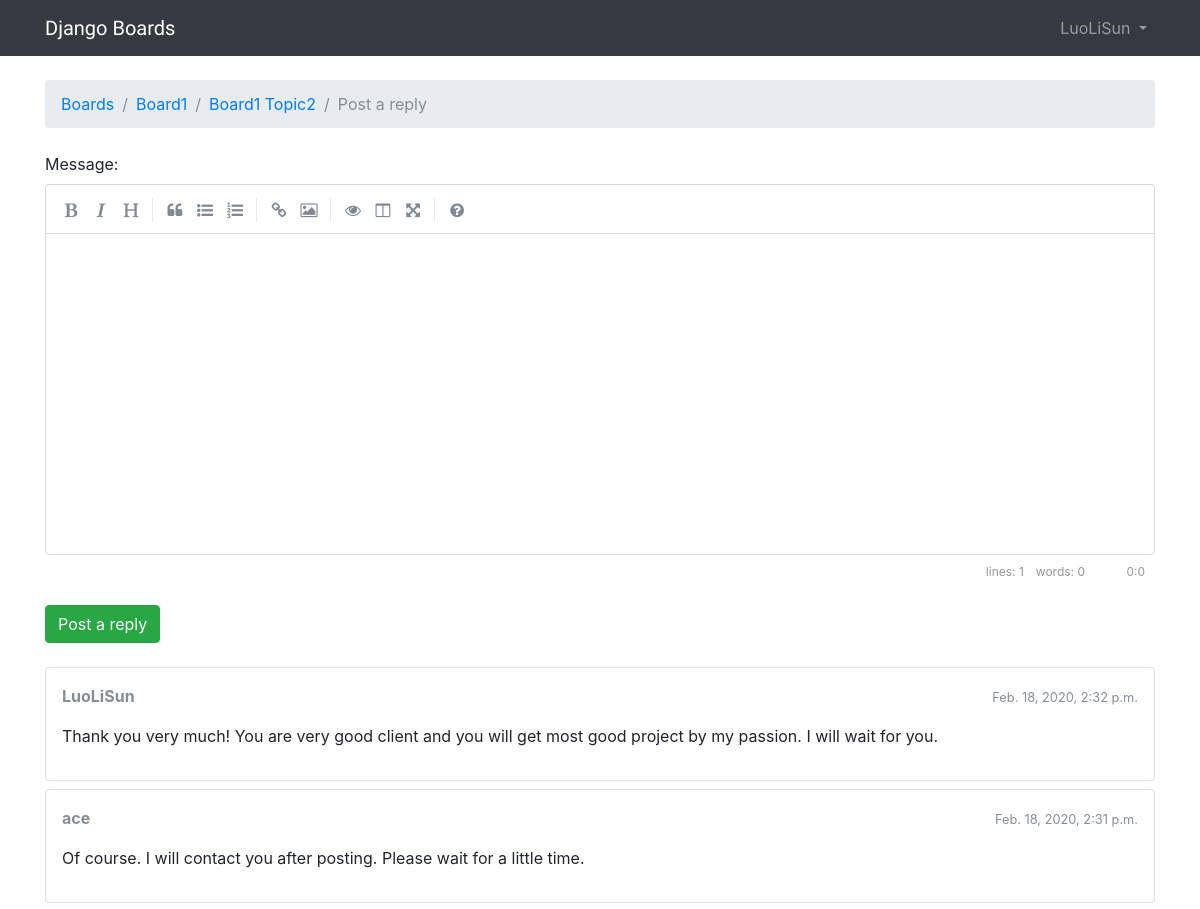
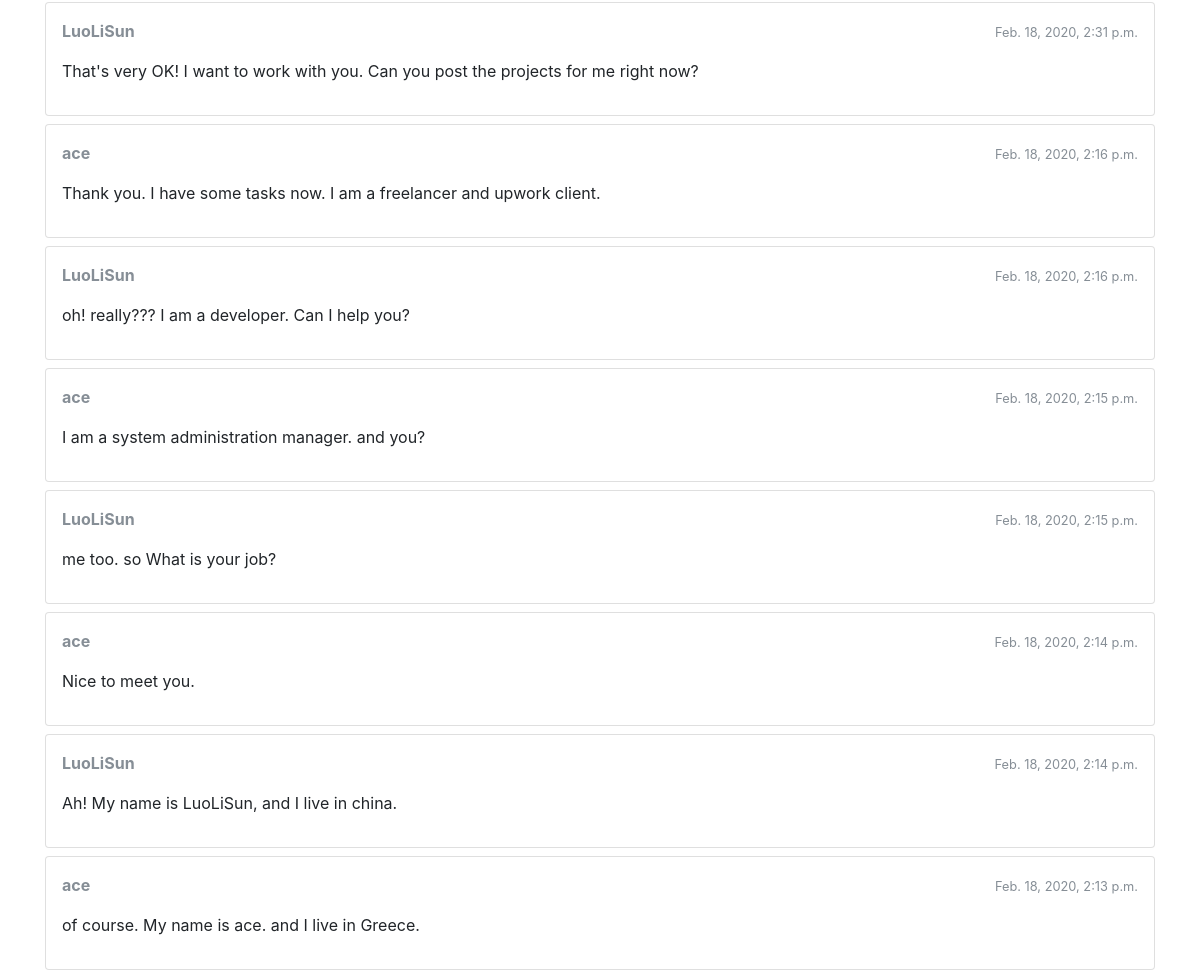
Page /boards/1/topics/2/reply/ (signed in) on the committed database (2 pictures, top to bottom).
### boards/models.py (models this page shows, shortened)
class Topic(models.Model):
    subject = models.CharField(max_length=255)
    last_updated = models.DateTimeField(auto_now_add=True)
    board = models.ForeignKey(Board, related_name='topics', on_delete=models.PROTECT)
    starter = models.ForeignKey(User, related_name='topics', on_delete=models.PROTECT)
    views = models.PositiveIntegerField(default=0)
    def get_last_ten_posts(self):
        return self.posts.order_by('-created_at')[:10]

class Board(models.Model):
    name = models.CharField(max_length=30, unique=True)
    description = models.CharField(max_length=100)

class Post(models.Model):
    message = models.TextField(max_length=4000)
    topic = models.ForeignKey(Topic, related_name='posts', on_delete=models.PROTECT)
    created_at = models.DateTimeField(auto_now_add=True)
    updated_at = models.DateTimeField(null=True)
    created_by = models.ForeignKey(User, related_name='posts', on_delete=models.PROTECT)
    updated_by = models.ForeignKey(User, null=True, related_name='+', on_delete=models.PROTECT)
    def get_message_as_markdown(self):
        return mark_safe(markdown(self.message, safe_mode='escape'))

### boards/views.py (the view)
# urls.py: url(r'^boards/(?P<pk>\d+)/topics/(?P<topic_pk>\d+)/reply/$', views.reply_topic, name='reply_topic'),
@login_required
def reply_topic(request, pk, topic_pk):
    topic = get_object_or_404(Topic, board__pk=pk, pk=topic_pk)
    if request.method == 'POST':
        form = PostForm(request.POST)
        if form.is_valid():
            post = form.save(commit=False)
            post.topic = topic
            post.created_by = request.user
            post.save()
            topic.last_updated = timezone.now()
            topic.save()
            topic_url = reverse('topic_posts', kwargs={'pk': pk, 'topic_pk': topic_pk})
            topic_post_url = '{url}?page={page}#{id}'.format(
                url=topic_url,
                id=post.pk,
                page=topic.get_page_count()
            )
            return redirect(topic_post_url)
    else:
        form = PostForm()
    return render(request, 'reply_topic.html', {'topic': topic, 'form': form})

### boards/templatetags/form_tags.py (called while the page is built)
@register.filter
def input_class(bound_field):
    css_class = ''
    if bound_field.form.is_bound:
        if bound_field.errors:
            css_class = 'is-invalid'
        elif field_type(bound_field) != 'PasswordInput':
            css_class = 'is-valid'
    return 'form-control {}'.format(css_class)

### templates/reply_topic.html (shortened to what this page needs)
{% extends 'base.html' %}
{% load static %}
{% block stylesheet %}
  <link rel="stylesheet" href="{% static 'css/simplemde.min.css' %}">
{% endblock %}
{% block breadcrumb %}
  <li class="breadcrumb-item"><a href="{% url 'home' %}">Boards</a></li>
  <li class="breadcrumb-item"><a href="{% url 'board_topics' topic.board.pk %}">{{ topic.board.name }}</a></li>
  <li class="breadcrumb-item"><a href="{% url 'topic_posts' topic.board.pk topic.pk %}">{{ topic.subject }}</a></li>
  <li class="breadcrumb-item active">Post a reply</li>
{% endblock %}
{% block content %}
  <form method="post" class="mb-4" novalidate>
    {% include 'includes/form.html' %}
    <button type="submit" class="btn btn-success">Post a reply</button>
  </form>
  {% for post in topic.get_last_ten_posts %}
    <div class="card mb-2">
      <div class="card-body p-3">
        <div class="row mb-3">
          <div class="col-6">
            <strong class="text-muted">{{ post.created_by.username }}</strong>
          </div>
          <div class="col-6 text-right">
            <small class="text-muted">{{ post.created_at }}</small>
          </div>
        </div>
        {{ post.get_message_as_markdown }}
      </div>
    </div>
  {% endfor %}
{% endblock %}

### templates/base.html (shortened to what this page needs)
{% load static %}<!DOCTYPE html>
<html>
  <head>
    <link rel="stylesheet" href="{% static 'css/bootstrap.min.css' %}">
    <link rel="stylesheet" href="{% static 'css/app.css' %}">
    {% block stylesheet %}{% endblock %}
  </head>
  <body>
    {% block body %}
      <nav class="navbar navbar-expand-sm navbar-dark bg-dark">
        <div class="container">
          <a class="navbar-brand" href="{% url 'home' %}">Django Boards</a>
          <div class="collapse navbar-collapse" id="mainMenu">
            {% if user.is_authenticated %}
              <ul class="navbar-nav ml-auto">
                <li class="nav-item dropdown">
                  <a class="nav-link dropdown-toggle" href="#" id="userMenu" data-toggle="dropdown" aria-haspopup="true" aria-expanded="false">
                    {{ user.username }}
                  </a>
                </li>
              </ul>
            {% else %}
              <form class="form-inline ml-auto">
                <a href="{% url 'login' %}" class="btn btn-outline-secondary">Log in</a>
                <a href="{% url 'signup' %}" class="btn btn-primary ml-2">Sign up</a>
              </form>
            {% endif %}
          </div>
        </div>
      </nav>
      <div class="container">
        <ol class="breadcrumb my-4">
          {% block breadcrumb %}
          {% endblock %}
        </ol>
        {% block content %}
        {% endblock %}
      </div>
    {% endblock body %}
  </body>
</html>

### static/css/app.css (style rules this page uses)
.navbar-brand { font-family: 'Peralta', cursive; }

### rows in the picture
Topic: board.name "Board1", subject "Board1 Topic2"
Post: created_by.username "LuoLiSun", created_at "Feb. 18, 2020, 2:32 p.m.", get_message_as_markdown "Thank you very much! You are very good client and you will get most good project by my passion. I will wait for you."
Post: created_by.username "ace", created_at "Feb. 18, 2020, 2:31 p.m.", get_message_as_markdown "Of course. I will contact you after posting. Please wait for a little time."
Post: created_by.username "LuoLiSun", created_at "Feb. 18, 2020, 2:31 p.m.", get_message_as_markdown "That's very OK! I want to work with you. Can you post the projects for me right now?"
Post: created_by.username "ace", created_at "Feb. 18, 2020, 2:16 p.m.", get_message_as_markdown "Thank you. I have some tasks now. I am a freelancer and upwork client."
Post: created_by.username "LuoLiSun", created_at "Feb. 18, 2020, 2:16 p.m.", get_message_as_markdown "oh! really??? I am a developer. Can I help you?"
Post: created_by.username "ace", created_at "Feb. 18, 2020, 2:15 p.m.", get_message_as_markdown "I am a system administration manager. and you?"
Post: created_by.username "LuoLiSun", created_at "Feb. 18, 2020, 2:15 p.m.", get_message_as_markdown "me too. so What is your job?"
Post: created_by.username "ace", created_at "Feb. 18, 2020, 2:14 p.m.", get_message_as_markdown "Nice to meet you."
Post: created_by.username "LuoLiSun", created_at "Feb. 18, 2020, 2:14 p.m.", get_message_as_markdown "Ah! My name is LuoLiSun, and I live in china."
Post: created_by.username "ace", created_at "Feb. 18, 2020, 2:13 p.m.", get_message_as_markdown "of course. My name is ace. and I live in Greece."

### other values in the picture
{{ user.username }} "LuoLiSun"
{{ field.label_tag }} "Message:"
